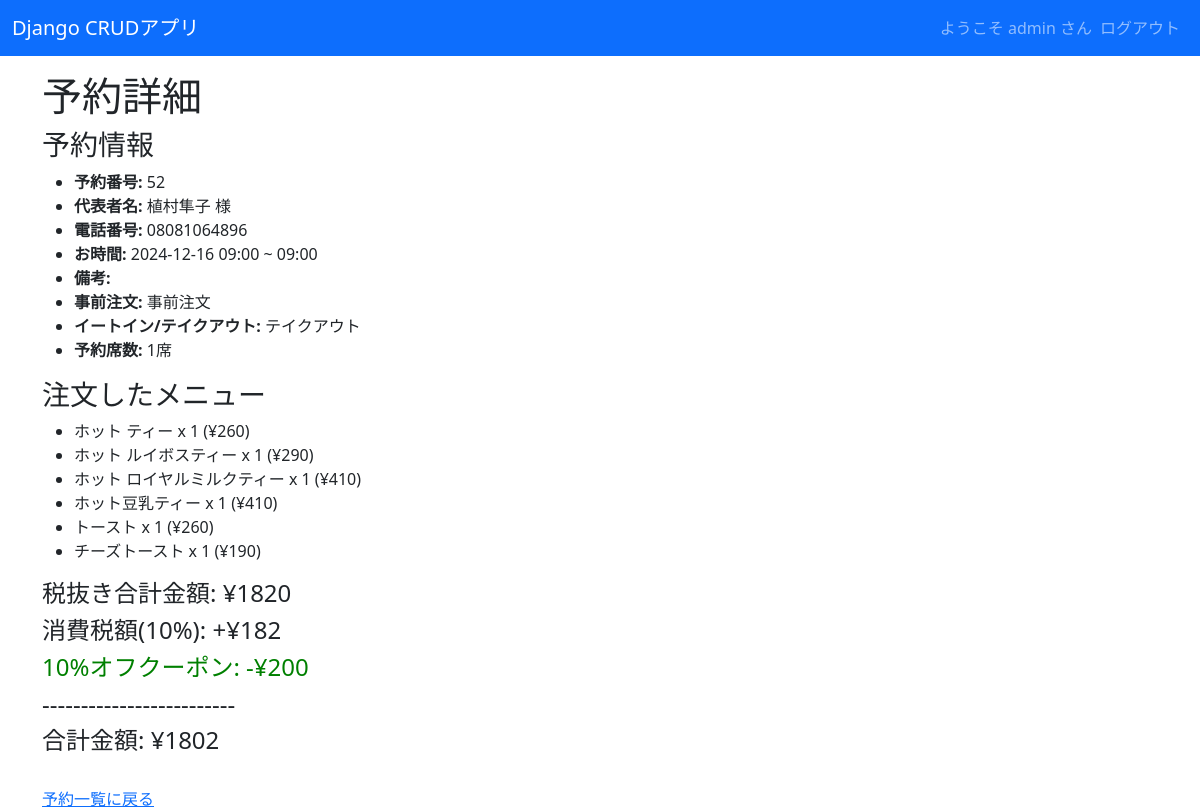
The page /detail/52/ (signed in) on the database its author committed.
### reservations/models.py (models this page shows, shortened)
class Reservation(models.Model):
    customer_name = models.CharField(max_length=60, verbose_name="代表者名")
    phone_number = models.CharField(max_length=15, verbose_name="お電話番号")
    hour = models.PositiveIntegerField(verbose_name="ご利用時間（最大2時間）")
    start = models.DateTimeField(verbose_name="開始時間")
    end = models.DateTimeField(verbose_name="終了時間", null=True, blank=True)
    seat_count = models.PositiveIntegerField(verbose_name="予約席数", default=1)
    remark = models.TextField(max_length=200, verbose_name="備考欄", null=True, blank=True)
    RESERVATION_IS_PREORDER = ((1, '事前注文'), (2, 'お店で注文'))
    is_preorder = models.IntegerField(choices=RESERVATION_IS_PREORDER, verbose_name="事前注文の有無")
    RESERVATION_IS_EATIN = ((1, 'イートイン'), (2, 'テイクアウト'))
    is_eatin = models.IntegerField(choices=RESERVATION_IS_EATIN, verbose_name="イートイン/テイクアウト")
    menu_items = models.ManyToManyField(Items, through='ReservationItem', verbose_name="注文メニュー")

class Items(models.Model):
    category = models.CharField(max_length=100)
    name = models.CharField(max_length=200)
    price = models.IntegerField()
    sort = models.IntegerField()

### reservations/views.py (the view)
# urls.py: path('detail/<int:pk>/', ReservationDetailView.as_view(), name="reservation_detail"),
class ReservationDetailView(TemplateView):
    template_name = "reservations/reservation_detail.html"
    def get_context_data(self, **kwargs):
        context = super().get_context_data(**kwargs)
        reservation_id = kwargs.get("pk")
        reservation = get_object_or_404(Reservation, id=reservation_id)
        reservation_items = ReservationItem.objects.filter(reservation=reservation)
        reservation_details = []
        total_excl_tax = 0
        for item in reservation_items:
            item_total = item.item.price * item.quantity  # 小計
            total_excl_tax += item_total
            reservation_details.append({
                "name": item.item.name,
                "quantity": item.quantity,
                "price": item.item.price,
                "total": item_total,
            })
        tax_amount = total_excl_tax * 0.1  # 消費税額
        discount_amount = int((total_excl_tax + tax_amount) * 0.1)  # 割引額（切り捨て）
        total_incl_tax = total_excl_tax + tax_amount - discount_amount
        context.update({
            "reservation": reservation,
            "reservation_details": reservation_details,
            "total_excl_tax": total_excl_tax,
            "tax_amount": tax_amount,
            "discount_amount": discount_amount,
            "total_incl_tax": total_incl_tax,
        })
        return context

### reservations/templates/reservations/reservation_detail.html (shortened to what this page needs)
{% extends 'base.html' %}
{% load custom_filters %}
{% block content %}
<h1>予約詳細</h1>
<h3>予約情報</h3>
<ul>
    <li><strong>予約番号:</strong> {{ reservation.id }}</li>
    <li><strong>代表者名:</strong> {{ reservation.customer_name }} 様</li>
    <li><strong>電話番号:</strong> {{ reservation.phone_number }}</li>
    <li><strong>お時間:</strong> {{ reservation.start|date:"Y-m-d H:i" }} ~ {{ reservation.end|date:"H:i" }}</li>
    <li><strong>備考:</strong> {{ reservation.remark }}</li>
    <li><strong>事前注文:</strong> {{ reservation.get_is_preorder_display }}</li>
    <li><strong>イートイン/テイクアウト:</strong> {{ reservation.get_is_eatin_display }}</li>
    <li><strong>予約席数:</strong> {{ reservation.seat_count }}席</li>
</ul>
<h3>注文したメニュー</h3>
{% if reservation_details %}
  <ul>
    {% for item in reservation_details %}
      <li>{{ item.name }} x {{ item.quantity }} (¥{{ item.total|floatformat:0 }})</li>
    {% endfor %}
  </ul>
  <h4>税抜き合計金額: ¥{{ total_excl_tax|floatformat:0 }}</h4>
  <h4>消費税額(10%): +¥{{ tax_amount|floatformat:0 }}</h4>
  <h4 style="color: green;">10%オフクーポン: -¥{{ discount_amount|floatformat:0 }}</h4>
  <h4>-------------------------</h4>
  <h4>合計金額: ¥{{ total_incl_tax|floatformat:0 }}</h4>
{% else %}
  <p>注文はありません。</p>
{% endif %}
<br>
<a href="{% url 'reservation_list' %}?phone_number={{ reservation.phone_number }}">予約一覧に戻る</a>
{% endblock %}

### myproject2/crud/templates/base.html (shortened to what this page needs)
<!DOCTYPE html>
<html lang="ja">
<head>
    <link href="https://cdn.jsdelivr.net/npm/bootstrap@5.3.0-alpha3/dist/css/bootstrap.min.css" rel="stylesheet">
</head>
<body>
    <nav class="navbar navbar-expand-lg navbar-dark bg-primary" style="margin-bottom: 1rem;">
        <div class="container-fluid">
            <a class="navbar-brand" href="{% url 'list' %}">Django CRUDアプリ</a>
            <div class="collapse navbar-collapse" id="navbarNav">
                <ul class="navbar-nav ms-auto">
                    {% if request.user.is_authenticated %}
                    <span class="navbar-text">
                        ようこそ {{ user.get_username }} さん
                    </span>
                    <li class="nav-item">
                        <form action="{% url 'logout' %}" method="post">
                            <input class="nav-link" type="submit" value="ログアウト">
                        </form>
                    </li>
                    {% else %}
                    <li class="nav-item">
                        <a class="nav-link" href="{% url 'login' %}">ログイン</a>
                    </li>
                    {% endif %}
                </ul>
            </div>
        </div>
    </nav>
    <div class="container">
        {% block content %}{% endblock %}
    </div>
</body>
</html>

### rows shown on the page
Reservation: id "52", customer_name "植村隼子", phone_number "08081064896", start "2024-12-16 09:00", end "09:00", is_preorder "事前注文", is_eatin "テイクアウト", seat_count "1"
Items: name "ホット ティー"
Items: name "ホット ルイボスティー"
Items: name "ホット ロイヤルミルクティー"
Items: name "ホット豆乳ティー"
Items: name "トースト"
Items: name "チーズトースト"

### other values the page prints
{{ user.get_username }} "admin"
{{ item.quantity }} "1" "1" "1" "1" "1" "1"
{{ item.total|floatformat:0 }} "260" "290" "410" "410" "260" "190"
{{ total_excl_tax|floatformat:0 }} "1820"
{{ tax_amount|floatformat:0 }} "182"
{{ discount_amount|floatformat:0 }} "200"
{{ total_incl_tax|floatformat:0 }} "1802"
